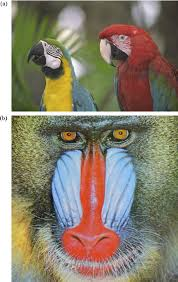
#> input picture SSS_IPPR/SSS_IPPR/20.jpg, 178 x 282 px
$ python 20.py
#> lines starting #> are read from the running program, lines starting #| are printed output that depends on the picture
import cv2

def smooth_image(image, kernel_size):
    """
    Smoothens (or blurs) an RGB image using Gaussian blur.

    Args:
        image: Input RGB image (24 bit).
        kernel_size: Size of the Gaussian kernel (should be an odd number, e.g., 3, 5, 7).

    Returns:
        Smoothed RGB image.
    """
    smoothed_image = cv2.GaussianBlur(image, (kernel_size, kernel_size), 0)
    return smoothed_image

# Load an example noisy image
image_path = "20.jpg"
image = cv2.imread(image_path)
#> image is the input picture: shape (282, 178, 3); mean B, G, R 111.9, 129, 136.9

# Check if the image was loaded successfully
if image is None:
    print("Error: Image not found.")
else:
    # Define the size of the Gaussian kernel (odd number)
    kernel_size = 5

    # Smooth the image
    smoothed_image = smooth_image(image, kernel_size)
#> in smooth_image, `smoothed_image = cv2.GaussianBlur(image, (kernel_size, kernel_size), 0)`:
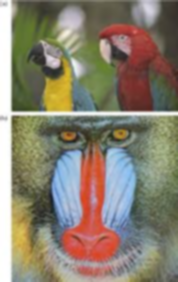
#> smoothed_image: shape (282, 178, 3); mean B, G, R 111.8, 128.9, 136.8

    # Display original and smoothed images
    cv2.imshow("Original Noisy Image", image)
    cv2.imshow("Smoothed Image", smoothed_image)
    cv2.waitKey(0)
    cv2.destroyAllWindows()

    # Save the smoothed image
    cv2.imwrite("20output.jpg", smoothed_image)

$ run again, with SSS_IPPR/SSS_IPPR/10.jpg copied over SSS_IPPR/SSS_IPPR/20.jpg
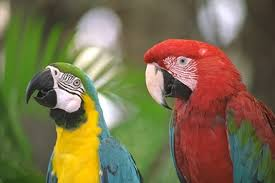
#> input picture SSS_IPPR/SSS_IPPR/10.jpg, 275 x 183 px
#> image is the input picture: shape (183, 275, 3); mean B, G, R 76.3, 109.9, 121.9
#> in smooth_image, `smoothed_image = cv2.GaussianBlur(image, (kernel_size, kernel_size), 0)`:
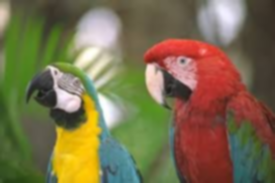
#> smoothed_image: shape (183, 275, 3); mean B, G, R 76.3, 109.9, 121.9
